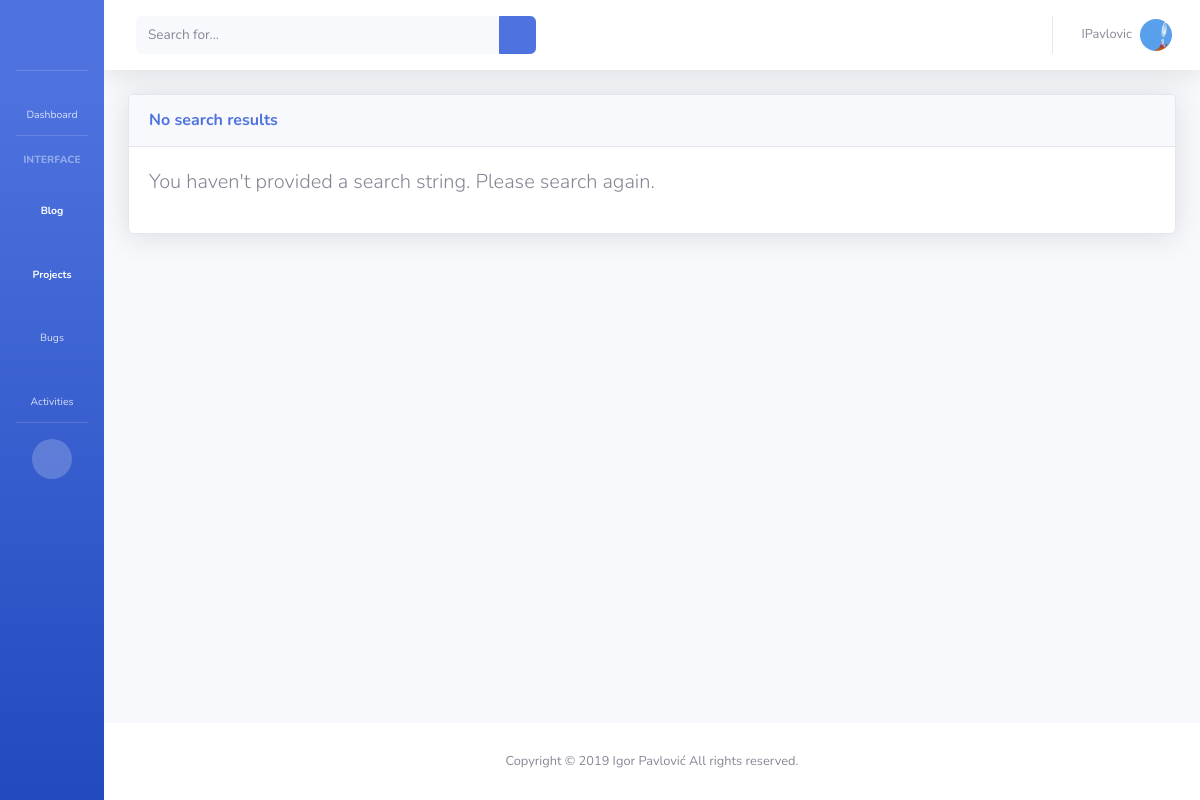
Screenshot of /search/ (signed in) with the database file from the repository.
### users/models.py (models this page shows, shortened)
class CustomUser(AbstractUser):
    image = models.ImageField(upload_to='image/users/', blank=True, null=True)
    def get_absolute_url(self):
        return f"/users/{self.id}"
    def get_edit_password_url(self):
        return f"/users/password/"

### search/views.py (the view, shortened to what this page needs)
# urls.py: path("", results),
def results(request):
    query    = request.GET.get("q", None)
    user     = None
    if request.user.is_authenticated:
        user = request.user
    template = 'search/results.html'
    context = {
                'query': query,
                'page_title': "No search results",
                }
    return render(request, template, context)

### bug/templatetags/js.py (called while the page is built)
@register.filter(is_safe=True)
def js(obj):
    return mark_safe(json.dumps(obj))

### search/templates/search/results.html
{% extends "base/content.html" %}
{% block content %}
<div class="row">
    <div class="col-12 col-8 mx-auto">
        {% if query %}
            <p class="lead">You searched for {{ query }}</p>
            <p class="lead">Project results</p>
            {% if project_list %}
                {% include 'project/list.html' with query=project_list %}
            {% else %}
                <p>No results</p>
            {% endif %}
            <p class="lead">Bug results</p>
            {% if bug_list.count %}
                {% include 'bug/list.html' with query=bug_list %}
            {% else %}
                <p>No results</p>
            {% endif %}
            <p class="lead">Activity results</p>
            {% if activity_list.count %}
                {% include 'activity/list.html' with query=activity_list %}
            {% else %}
                <p>No results</p>
            {% endif %}
        {% else %}
            <p class="lead">You haven't provided a search string. Please search again.</p>
        {% endif %}
    </div>
</div>
{% endblock %}

### templates/base/topbar.html (shortened to what this page needs)
<nav class="navbar navbar-expand navbar-light bg-white topbar mb-4 static-top shadow">
    <form class="d-none d-sm-inline-block form-inline mr-auto ml-md-3 my-2 my-md-0 mw-100 navbar-search" action="/search/">
      <div class="input-group">
        <input name="q" type="search" class="form-control bg-light border-0 small" placeholder="Search for..." aria-label="Search" aria-describedby="basic-addon2">
        <div class="input-group-append">
          <button class="btn btn-primary" type="submit">
            <i class="fas fa-search fa-sm"></i>
          </button>
        </div>
      </div>
    </form>
    <ul class="navbar-nav ml-auto">
      {% if request.user.is_authenticated %}
      <li class="nav-item dropdown no-arrow">
        <a class="nav-link dropdown-toggle" href="#" id="userDropdown" role="button" data-toggle="dropdown" aria-haspopup="true" aria-expanded="false">
          <span class="mr-2 d-none d-lg-inline text-gray-600 small">{{ request.user.username }}</span>
          {% if request.user.image %}
            <img class="img-profile rounded-circle" src="{{ request.user.image.url }}" width="60px" height="60px">
          {% endif %}
        </a>
      </li>
      {% endif %}
    </ul>
  </nav>

### rows the page displays
CustomUser: user.username "IPavlovic", user.image (picture)

### other values shown
{{ page_title }} "No search results"
